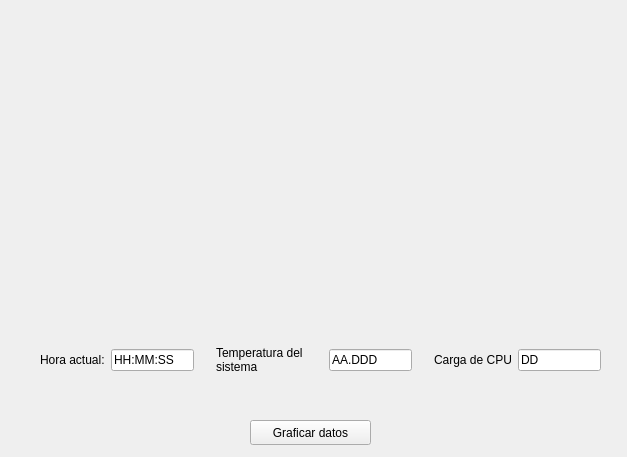
<?xml version="1.0" encoding="UTF-8"?>
<ui version="4.0">
 <class>Form</class>
 <widget class="QWidget" name="Form">
  <property name="geometry">
   <rect>
    <x>0</x>
    <y>0</y>
    <width>627</width>
    <height>457</height>
   </rect>
  </property>
  <property name="windowTitle">
   <string>Prueba DAQ Developer</string>
  </property>
  <widget class="QWidget" name="horizontalLayoutWidget">
   <property name="geometry">
    <rect>
     <x>40</x>
     <y>320</y>
     <width>561</width>
     <height>80</height>
    </rect>
   </property>
   <layout class="QHBoxLayout" name="horizontalLayout">
    <item>
     <widget class="QLabel" name="TimeLabel">
      <property name="text">
       <string>Hora actual:</string>
      </property>
     </widget>
    </item>
    <item>
     <widget class="QLineEdit" name="TimeText">
      <property name="text">
       <string>HH:MM:SS</string>
      </property>
     </widget>
    </item>
    <item>
     <spacer name="horizontalSpacer">
      <property name="orientation">
       <enum>Qt::Horizontal</enum>
      </property>
      <property name="sizeHint" stdset="0">
       <size>
        <width>40</width>
        <height>20</height>
       </size>
      </property>
     </spacer>
    </item>
    <item>
     <widget class="QLabel" name="TemperatureLabel">
      <property name="text">
       <string>Temperatura del sistema</string>
      </property>
      <property name="wordWrap">
       <bool>true</bool>
      </property>
     </widget>
    </item>
    <item>
     <widget class="QLineEdit" name="TemperatureText">
      <property name="sizePolicy">
       <sizepolicy hsizetype="Expanding" vsizetype="Fixed">
        <horstretch>0</horstretch>
        <verstretch>0</verstretch>
       </sizepolicy>
      </property>
      <property name="text">
       <string>AA.DDD</string>
      </property>
     </widget>
    </item>
    <item>
     <spacer name="horizontalSpacer_2">
      <property name="orientation">
       <enum>Qt::Horizontal</enum>
      </property>
      <property name="sizeHint" stdset="0">
       <size>
        <width>40</width>
        <height>20</height>
       </size>
      </property>
     </spacer>
    </item>
    <item>
     <widget class="QLabel" name="LoadLabel">
      <property name="text">
       <string>Carga de CPU</string>
      </property>
     </widget>
    </item>
    <item>
     <widget class="QLineEdit" name="LoadText">
      <property name="text">
       <string>DD</string>
      </property>
     </widget>
    </item>
   </layout>
  </widget>
  <widget class="QPushButton" name="PlotButton">
   <property name="geometry">
    <rect>
     <x>250</x>
     <y>420</y>
     <width>121</width>
     <height>25</height>
    </rect>
   </property>
   <property name="text">
    <string>Graficar datos</string>
   </property>
  </widget>
  <widget class="QPyQt5Canvas" name="PlotCanvas" native="true">
   <property name="geometry">
    <rect>
     <x>40</x>
     <y>20</y>
     <width>561</width>
     <height>281</height>
    </rect>
   </property>
  </widget>
 </widget>
 <customwidgets>
  <customwidget>
   <class>QPyQt5Canvas</class>
   <extends>QWidget</extends>
   <header>QPyQt5Canvas.h</header>
   <container>1</container>
  </customwidget>
 </customwidgets>
 <resources/>
 <connections/>
</ui>
